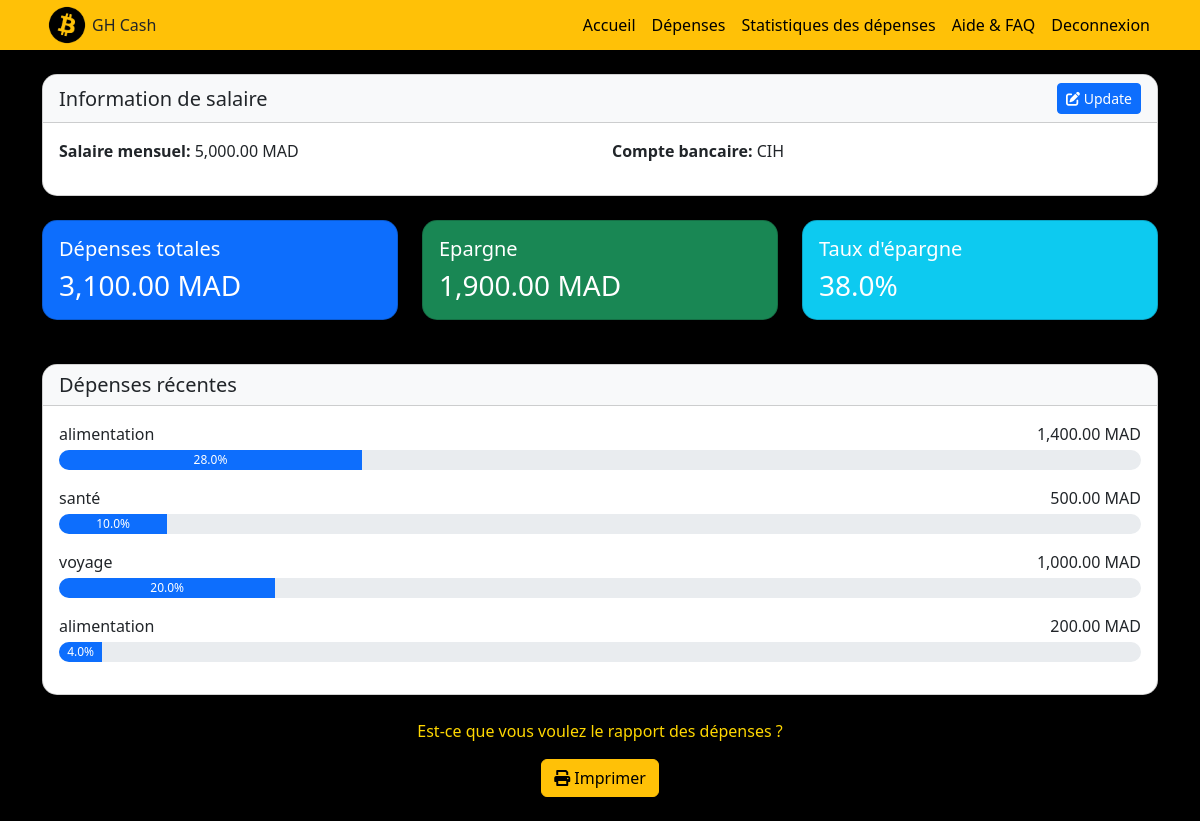
The app's page /login/dashboard.php (signed in) with its own data.
### tables this page shows
CREATE TABLE `users` (
  `id_user` int(11) NOT NULL,
  `nom_user` varchar(200) NOT NULL,
  `prenom_user` varchar(200) NOT NULL,
  `username_user` varchar(200) NOT NULL,
  `email_user` varchar(200) NOT NULL,
  `password_user` varchar(200) NOT NULL,
  `city_user` varchar(200) NOT NULL,
  `bank_user` varchar(200) NOT NULL,
  `salaire_user` decimal(10,2) NOT NULL DEFAULT 0.00
);

CREATE TABLE `depenses` (
  `id_depense` int(11) NOT NULL,
  `id_user` int(11) NOT NULL,
  `categorie` varchar(50) NOT NULL,
  `montant` decimal(10,2) NOT NULL,
  `date_transaction` date NOT NULL
);

### login/dashboardCode.php (called while the page is built, shortened)
<?php
$conn = mysqli_connect("localhost", "root", "", "pfe");
$user_id = (int)$_SESSION['user_id'];
$user_query = "SELECT * FROM users WHERE id_user = $user_id";
$user_result = mysqli_query($conn, $user_query);
$user = mysqli_fetch_assoc($user_result);
$expenses_query = "SELECT SUM(montant) as total_expenses FROM depenses WHERE id_user = $user_id";
$expenses_result = mysqli_query($conn, $expenses_query);
$expenses_data = mysqli_fetch_assoc($expenses_result);
$total_expenses = (float)($expenses_data['total_expenses'] ?? 0);
$salaire = isset($user['salaire_user']) ? (float)$user['salaire_user'] : 0.00;
$savings = $salaire - $total_expenses;
$salaire_value = isset($user['salaire_user']) && $user['salaire_user'] > 0 ? (float)$user['salaire_user'] : 1;
$recent_expenses_query = "SELECT
    categorie,
    montant,
    date_transaction,
    (montant / GREATEST(?, 1)) * 100 as percentage
    FROM depenses
    WHERE id_user = ?
    ORDER BY date_transaction DESC
    LIMIT 5";
$stmt = $conn->prepare($recent_expenses_query);
$stmt->bind_param("di", $salaire_value, $user_id);
$stmt->execute();
$recent_expenses_result = $stmt->get_result();
$recent_expenses = [];
while ($row = mysqli_fetch_assoc($recent_expenses_result)) {
    $recent_expenses[] = $row;
}
?>

### login/dashboard.php (the view, shortened to what this page needs)
<?php
require_once 'dashboardCode.php';
?>
<!DOCTYPE html>
<html lang="en">
<head>
    <link href="https://cdn.jsdelivr.net/npm/bootstrap@5.3.0/dist/css/bootstrap.min.css" rel="stylesheet">
    <link rel="stylesheet" href="https://cdnjs.cloudflare.com/ajax/libs/font-awesome/6.0.0/css/all.min.css">
    <link rel="stylesheet" href="../css/styles.css">
</head>
<body>
    <nav class="navbar navbar-expand-lg navbar-warning bg-warning">
        <div class="container">
            <div class="logo">
                <img src="../img/btc.png" alt="Image">
                GH Cash
            </div>
            <ul class="navbar-nav">
                <li class="nav-item"><a class="nav-link" href="../index.php">Accueil</a></li>
                <li class="nav-item"><a class="nav-link" href="depenses.php">Dépenses</a></li>
                <li class="nav-item"><a class="nav-link" href="stats.php">Statistiques des dépenses</a></li>
                <li class="nav-item"><a class="nav-link" href="help.php">Aide & FAQ</a></li>
                <li class="nav-item"><a class="nav-link" href="logout.php">Deconnexion</a></li>
            </ul>
        </div>
    </nav>
    <div class="container mt-4">
        <div class="card mb-4">
            <div class="card-header d-flex justify-content-between align-items-center">
                <h5 class="mb-0">Information de salaire</h5>
                <a href="dashboard.php?action=edit_salary" class="btn btn-primary btn-sm">
                    <i class="fas fa-edit"></i> Update
                </a>
            </div>
            <div class="card-body">
                <div class="row">
                    <div class="col-md-6">
                    <p><strong>Salaire mensuel:</strong> <?php
                          $salaire = isset($user['salaire_user']) ? (float)$user['salaire_user'] : 0.00;
                          echo number_format($salaire, 2);
                    ?> MAD</p>
                    </div>
                    <div class="col-md-6">
                        <p><strong>Compte bancaire:</strong> <?php echo htmlspecialchars($user['bank_user']); ?></p>
                    </div>
                </div>
            </div>
        </div>
        <div class="row">
            <div class="col-md-4">
                <div class="card bg-primary text-white">
                    <div class="card-body">
                        <h5 class="card-title">Dépenses totales</h5>
                        <h3 class="card-text"><?php echo number_format($total_expenses, 2); ?> MAD</h3>
                    </div>
                </div>
            </div>
            <div class="col-md-4">
                <div class="card bg-success text-white">
                    <div class="card-body">
                        <h5 class="card-title">Epargne</h5>
                        <h3 class="card-text"><?php echo number_format($savings, 2); ?> MAD</h3>
                    </div>
                </div>
            </div>
            <div class="col-md-4">
                <div class="card bg-info text-white">
                    <div class="card-body">
                        <h5 class="card-title">Taux d'épargne</h5>
                        <h3 class="card-text"><?php $salaire = isset($user['salaire_user']) ? (float)$user['salaire_user'] : 1;
                    echo ($salaire > 0) ? number_format(($savings / $salaire) * 100, 1) : '0.0'; ?>%</h3>
                    </div>
                </div>
            </div>
        </div>
<div class="card mt-4">
    <div class="card-header">
        <h5 class="mb-0">Dépenses récentes</h5>
    </div>
    <div class="card-body">
        <?php if (empty($recent_expenses)): ?>
            <p class="text-muted">Aucune dépense enregistrée pour le moment.</p>
        <?php else: ?>
            <?php foreach ($recent_expenses as $expense): ?>
                <div class="mb-3">
                    <div class="d-flex justify-content-between align-items-center mb-1">
                        <span><?php echo htmlspecialchars($expense['categorie']); ?></span>
                        <span><?php echo number_format($expense['montant'], 2); ?> MAD</span>
                    </div>
                    <div class="progress">
                        <div class="progress-bar" role="progressbar"
                             style="width: <?php echo $expense['percentage']; ?>%"
                             aria-valuenow="<?php echo $expense['percentage']; ?>"
                             aria-valuemin="0"
                             aria-valuemax="100">
                            <?php echo number_format($expense['percentage'], 1); ?>%
                        </div>
                    </div>
                </div>
            <?php endforeach; ?>
        <?php endif; ?>
    </div>
</div>
<div class="text-center my-4">
    <p style='color: gold;'>Est-ce que vous voulez le rapport des dépenses&nbsp;?</p>
    <a href="stats.php?print=1" class="btn btn-warning" target="_blank">
        <i class="fas fa-print"></i> Imprimer
    </a>
</div>
    </div>
</body>
</html>

### css/styles.css (style rules this page uses)
.logo { display: flex; align-items: center; }
.logo img { height: 40px; margin: 5px; }
.navbar { padding: 0 1rem; margin: 0; border-radius: 0; }
.navbar-nav { margin-left: auto; }
.nav-link { color: black; }
body { background-color: black; margin: 0; }

### login/dashboard.php (style rules this page uses)
.card { border-radius: 15px; box-shadow: 0 4px 6px rgba(0, 0, 0, 0.1); margin-bottom: 20px; }
.card-header { border-radius: 15px 15px 0 0 !important; background-color: #f8f9fa; }
.progress { height: 20px; border-radius: 10px; }

### records on screen
users: salaire_user "5,000.00", bank_user "CIH"
depenses: categorie "alimentation", montant "1,400.00", $expense['percentage'] 28.000000 (drawn), percentage "28.0"
depenses: categorie "santé", montant "500.00", $expense['percentage'] 10.000000 (drawn), percentage "10.0"
depenses: categorie "voyage", montant "1,000.00", $expense['percentage'] 20.000000 (drawn), percentage "20.0"
depenses: categorie "alimentation", montant "200.00", $expense['percentage'] 4.000000 (drawn), percentage "4.0"

### other values on screen
$total_expenses "3,100.00"
$savings "1,900.00"
